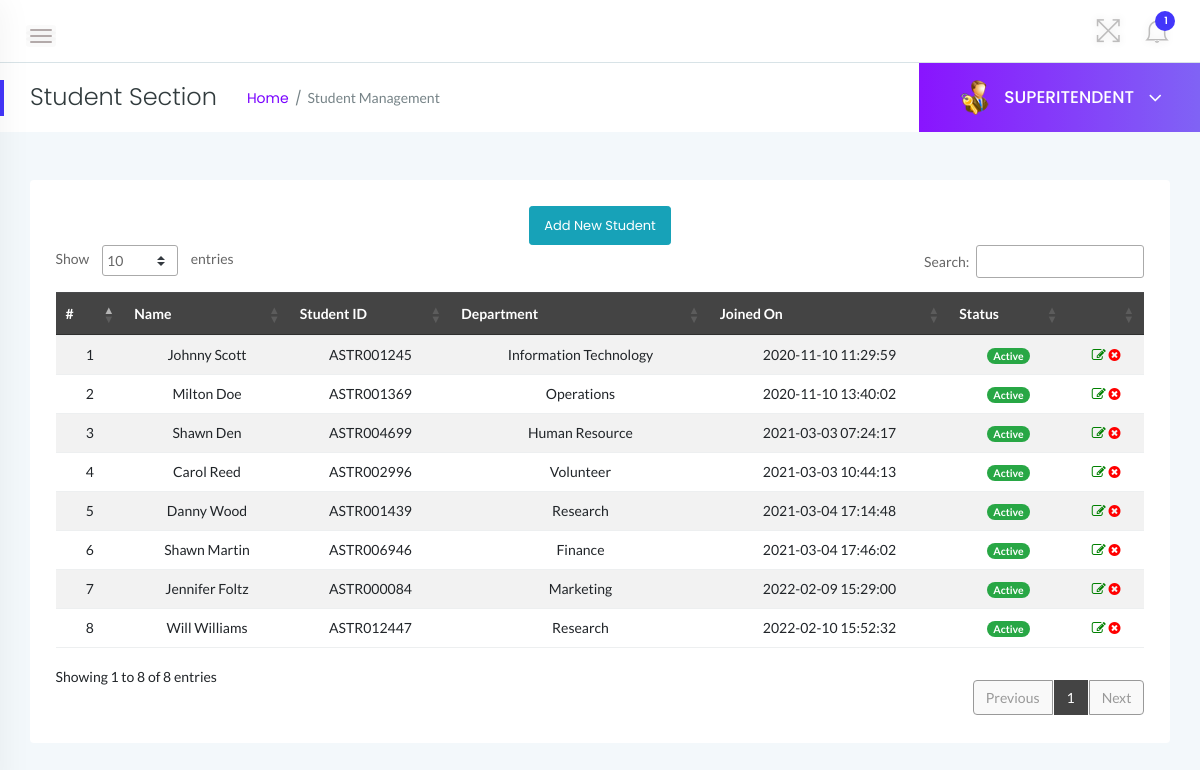
Page /Superintendent/student.php (signed in) on the committed database.
### tables this page shows
CREATE TABLE `tblemployees` (
  `id` int(11) NOT NULL,
  `EmpId` varchar(100) NOT NULL,
  `FirstName` varchar(150) NOT NULL,
  `LastName` varchar(150) NOT NULL,
  `EmailId` varchar(200) NOT NULL,
  `Password` varchar(180) NOT NULL,
  `Gender` varchar(100) NOT NULL,
  `Dob` varchar(100) NOT NULL,
  `Department` varchar(255) NOT NULL,
  `Address` varchar(255) NOT NULL,
  `City` varchar(200) NOT NULL,
  `Country` varchar(150) NOT NULL,
  `Phonenumber` char(11) NOT NULL,
  `Status` int(1) NOT NULL,
  `RegDate` timestamp NOT NULL DEFAULT CURRENT_TIMESTAMP
);

### Superintendent/student.php (the view, shortened to what this page needs)
<?php
    if(strlen($_SESSION['alogin'])==0){
    header('location:index.php');
    } else {
 ?>
<!doctype html>
<html class="no-js" lang="en">
<head>
    <link rel="stylesheet" href="../assets/css/bootstrap.min.css">
    <link rel="stylesheet" href="../assets/css/font-awesome.min.css">
    <link rel="stylesheet" href="../assets/css/themify-icons.css">
    <link rel="stylesheet" href="../assets/css/metisMenu.css">
    <link rel="stylesheet" href="../assets/css/owl.carousel.min.css">
    <link rel="stylesheet" href="../assets/css/slicknav.min.css">
    <link rel="stylesheet" href="https://www.amcharts.com/lib/3/plugins/export/export.css" type="text/css" media="all" />
    <link rel="stylesheet" type="text/css" href="https://cdn.datatables.net/1.10.19/css/jquery.dataTables.css">
    <link rel="stylesheet" type="text/css" href="https://cdn.datatables.net/1.10.18/css/dataTables.bootstrap4.min.css">
    <link rel="stylesheet" type="text/css" href="https://cdn.datatables.net/responsive/2.2.3/css/responsive.bootstrap.min.css">
    <link rel="stylesheet" type="text/css" href="https://cdn.datatables.net/responsive/2.2.3/css/responsive.jqueryui.min.css">
    <link rel="stylesheet" href="../assets/css/typography.css">
    <link rel="stylesheet" href="../assets/css/default-css.css">
    <link rel="stylesheet" href="../assets/css/styles.css">
    <link rel="stylesheet" href="../assets/css/responsive.css">
</head>
<body>
    <div class="page-container">
        <div class="main-content">
            <div class="header-area">
                <div class="row align-items-center">
                    <div class="col-md-6 col-sm-8 clearfix">
                        <div class="nav-btn pull-left">
                            <span></span>
                            <span></span>
                            <span></span>
                        </div>
                    </div>
                    <div class="col-md-6 col-sm-4 clearfix">
                        <ul class="notification-area pull-right">
                            <li id="full-view"><i class="ti-fullscreen"></i></li>
                            <?php include '../includes/admin-notification.php'?>
                        </ul>
                    </div>
                </div>
            </div>
            <div class="page-title-area">
                <div class="row align-items-center">
                    <div class="col-sm-6">
                        <div class="breadcrumbs-area clearfix">
                            <h4 class="page-title pull-left">Student Section</h4>
                            <ul class="breadcrumbs pull-left">
                                <li><a href="dashboard.php">Home</a></li>
                                <li><span>Student Management</span></li>
                            </ul>
                        </div>
                    </div>
                    <div class="col-sm-6 clearfix">
                        <div class="user-profile pull-right">
                            <img class="avatar user-thumb" src="../assets/images/admin.png" alt="avatar">
                            <h4 class="user-name dropdown-toggle" data-toggle="dropdown">SUPERITENDENT <i class="fa fa-angle-down"></i></h4>
                        </div>
                    </div>
                </div>
            </div>
            <div class="main-content-inner">
                <div class="row">
                    <div class="col-12 mt-5">
                        <div class="card">
                            <div class="card-body">
                                <div class="data-tables datatable-dark">
                                <center><a href="add-employee.php" class="btn btn-sm btn-info">Add New Student</a></center>
                                    <table id="dataTable3" class="table table-hover table-striped text-center">
                                        <thead class="text-capitalize">
                                            <tr>
                                                <th>#</th>
                                                <th>Name</th>
                                                <th>Student ID</th>
                                                <th>Department</th>
                                                <th>Joined On</th>
                                                <th>Status</th>
                                                <th></th>
                                            </tr>
                                        </thead>
                                        <tbody>
                                    <?php
                                    $sql = "SELECT EmpId,FirstName,LastName,Department,Status,RegDate,id from  tblemployees";
                                    $query = $dbh -> prepare($sql);
                                    $query->execute();
                                    $results=$query->fetchAll(PDO::FETCH_OBJ);
                                    $cnt=1;
                                    if($query->rowCount() > 0)
                                    {
                                    foreach($results as $result)
                                    {               ?>
                                        <tr>
                                            <td> <?php echo htmlentities($cnt);?></td>
                                            <td><?php echo htmlentities($result->FirstName);?>&nbsp;<?php echo htmlentities($result->LastName);?></td>
                                            <td><?php echo htmlentities($result->EmpId);?></td>
                                            <td><?php echo htmlentities($result->Department);?></td>
                                             <td><?php echo htmlentities($result->RegDate);?></td>
                                             <td><?php $stats=$result->Status;
                                            if($stats){
                                             ?>
                                                 <span class="badge badge-pill badge-success">Active</span>
                                                 <?php } else { ?>
                                                 <span class="badge badge-pill badge-danger">Inactive</span>
                                                 <?php } ?>
                                             </td>
                                            <td><a href="update-employee.php?empid=<?php echo htmlentities($result->id);?>"><i class="fa fa-edit" style="color:green"></i></a>
                                        <?php if($result->Status==1)
                                        {?>
                                        <a href="employees.php?inid=<?php echo htmlentities($result->id);?>" onclick="return confirm('Are you sure you want to inactive this employee?');"" > <i class="fa fa-times-circle" style="color:red" title="Inactive"></i>
                                        <?php } else {?>
                                            <a href="employees.php?id=<?php echo htmlentities($result->id);?>" onclick="return confirm('Are you sure you want to active this employee?');""><i class="fa fa-check" style="color:green" title="Active"></i>
                                            <?php } ?> </td>
                                        </tr>
                                         <?php $cnt++;} }?>
                                    </tbody>
                                    </table>
                                </div>
                            </div>
                        </div>
                    </div>
                </div>
                </div>
            </div>
        </div>
</body>
</html>
<?php } ?>

### assets/css/styles.css (style rules this page uses)
.page-container { width: 100%; height: 100%; min-height: 100vh; padding-left: 280px; -webkit-transition: padding-left 0.3s ease 0s; transition: padding-left 0.3s ease 0s; }
.sbar_collapsed.page-container { padding-left: 0; }
.card { border: none; border-radius: 4px; background-color: #fff; -webkit-transition: all 0.3s ease 0s; transition: all 0.3s ease 0s; }
.card-body { padding: 25.6px; padding: 1.6rem; }
.main-content { width: 100%; background: #f3f8fb; }
.main-content-inner { padding: 0 30px 50px; }
.header-area { padding: 15px 30px; background: #fff; border-bottom: 1px solid #d8e3e7; }
.nav-btn { margin: 10px 30px 0 0; cursor: pointer; }
.nav-btn span { display: block; width: 22px; height: 2px; background: #b3aaaa; margin: 4px 0; border-radius: 15px; -webkit-transition: all 0.3s ease 0s; transition: all 0.3s ease 0s; box-shadow: 0 0 0 4px rgba(99, 96, 96, 0.03); }
.nav-btn span:nth-child(2) { opacity: 0; }
.nav-btn span:first-child { -webkit-transform: rotate(45deg) translate(5px, 5px); transform: rotate(45deg) translate(5px, 5px); }
.nav-btn span:last-child { -webkit-transform: rotate(-45deg) translate(3px, -3px); transform: rotate(-45deg) translate(3px, -3px); }
.sbar_collapsed .nav-btn span { transform: none; opacity: 1; }
.notification-area { -webkit-user-select: none; -moz-user-select: none; -ms-user-select: none; user-select: none; position: relative; z-index: 1; }
.notification-area li { display: inline-block; margin-left: 20px; cursor: pointer; -webkit-user-select: none; -moz-user-select: none; -ms-user-select: none; user-select: none; }
.notification-area li > i { font-size: 26px; color: #bdbcbc; vertical-align: middle; text-shadow: 0 0 8px rgba(0, 0, 0, 0.12); -webkit-transition: color 0.3s ease 0s; transition: color 0.3s ease 0s; }
.notification-area li#full-view { display: inline-block; }
.page-title-area { padding: 0 30px; background: #fff; position: relative; }
.page-title-area:before { content: ""; position: absolute; left: 0; top: 50%; width: 4px; height: 36px; background: var(--primary-color); -webkit-transform: translateY(-50%); transform: translateY(-50%); }
.page-title { font-size: 24px; font-weight: 300; color: #313b3d; letter-spacing: 0; margin-right: 30px; }
ul.breadcrumbs { margin-top: 4px; }
.breadcrumbs li { display: inline-block; }
.breadcrumbs li a, .breadcrumbs li span { display: block; font-size: 14px; font-weight: 400; color: #7801ff; letter-spacing: 0; margin-right: 16px; position: relative; }
.breadcrumbs li a:before { content: "/"; color: #768387; position: absolute; right: -13px; top: 0; }
.breadcrumbs li span { margin-right: 0; color: #768387; text-transform: capitalize; }
.user-profile { margin-right: -30px; display: -webkit-box; display: -ms-flexbox; display: flex; -webkit-box-align: center; -ms-flex-align: center; align-items: center; -ms-flex-wrap: wrap; flex-wrap: wrap; background: -webkit-linear-gradient(left, #8914fe 0%, #8063f5 100%); background: linear-gradient(to right, #8914fe 0%, #8063f5 100%); padding: 17px 38px; position: relative; }
.user-profile img.avatar { height: 35px; width: 35px; border-radius: 50%; margin-right: 12px; }
.user-name { font-size: 17px; font-weight: 500; color: #fff; letter-spacing: 0; cursor: pointer; -webkit-user-select: none; -moz-user-select: none; -ms-user-select: none; user-select: none; }
.user-name i { margin-left: 10px; font-size: 21px; vertical-align: middle; position: relative; }
.notification-area .dropdown-toggle, .user-name.dropdown-toggle { position: relative; }
.notification-area .dropdown-toggle:after, .user-name.dropdown-toggle:after { display: none; }
.btn { padding: 11px 17px; font-size: 13px; letter-spacing: 0; }
.btn-sm { padding: 9px 14px; }
table tr th { border-bottom: none; }
table tr th, table tr td { border-top: 1px solid rgba(120, 130, 140, 0.13) !important; }
table.dataTable.no-footer { border-bottom: 1px solid rgba(120, 130, 140, 0.13) !important; }
table.dataTable thead th, table.dataTable thead td { border-bottom-color: transparent; }
.datatable-dark thead { background: #444; color: #fff; }

### rows in the picture
tblemployees: FirstName "Johnny", LastName "Scott", EmpId "ASTR001245", Department "Information Technology", RegDate "2020-11-10 11:29:59", Status "Active"
tblemployees: FirstName "Milton", LastName "Doe", EmpId "ASTR001369", Department "Operations", RegDate "2020-11-10 13:40:02", Status "Active"
tblemployees: FirstName "Shawn", LastName "Den", EmpId "ASTR004699", Department "Human Resource", RegDate "2021-03-03 07:24:17", Status "Active"
tblemployees: FirstName "Carol", LastName "Reed", EmpId "ASTR002996", Department "Volunteer", RegDate "2021-03-03 10:44:13", Status "Active"
tblemployees: FirstName "Danny", LastName "Wood", EmpId "ASTR001439", Department "Research", RegDate "2021-03-04 17:14:48", Status "Active"
tblemployees: FirstName "Shawn", LastName "Martin", EmpId "ASTR006946", Department "Finance", RegDate "2021-03-04 17:46:02", Status "Active"
tblemployees: FirstName "Jennifer", LastName "Foltz", EmpId "ASTR000084", Department "Marketing", RegDate "2022-02-09 15:29:00", Status "Active"
tblemployees: FirstName "Will", LastName "Williams", EmpId "ASTR012447", Department "Research", RegDate "2022-02-10 15:52:32", Status "Active"

### other values in the picture
$unreadcount "1"
